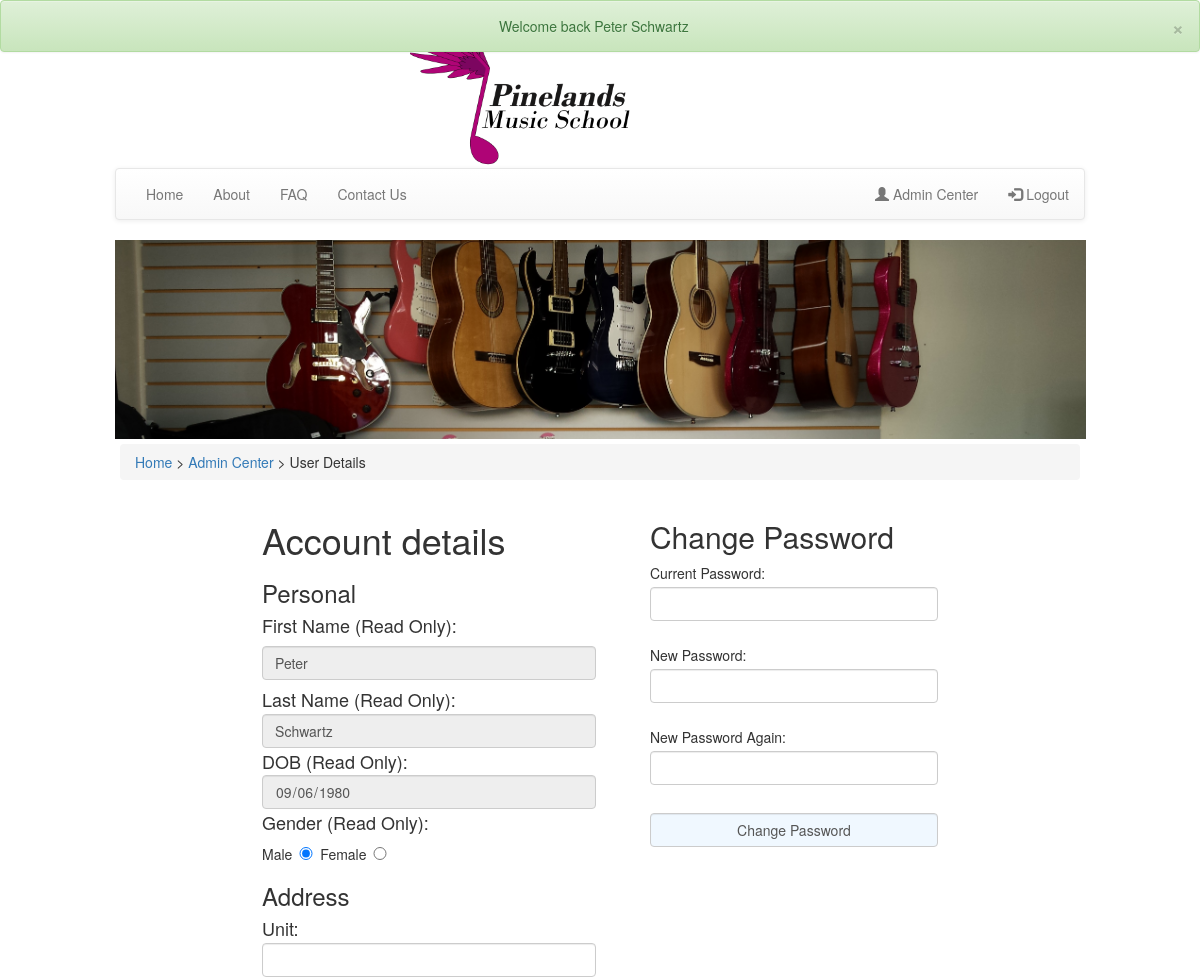
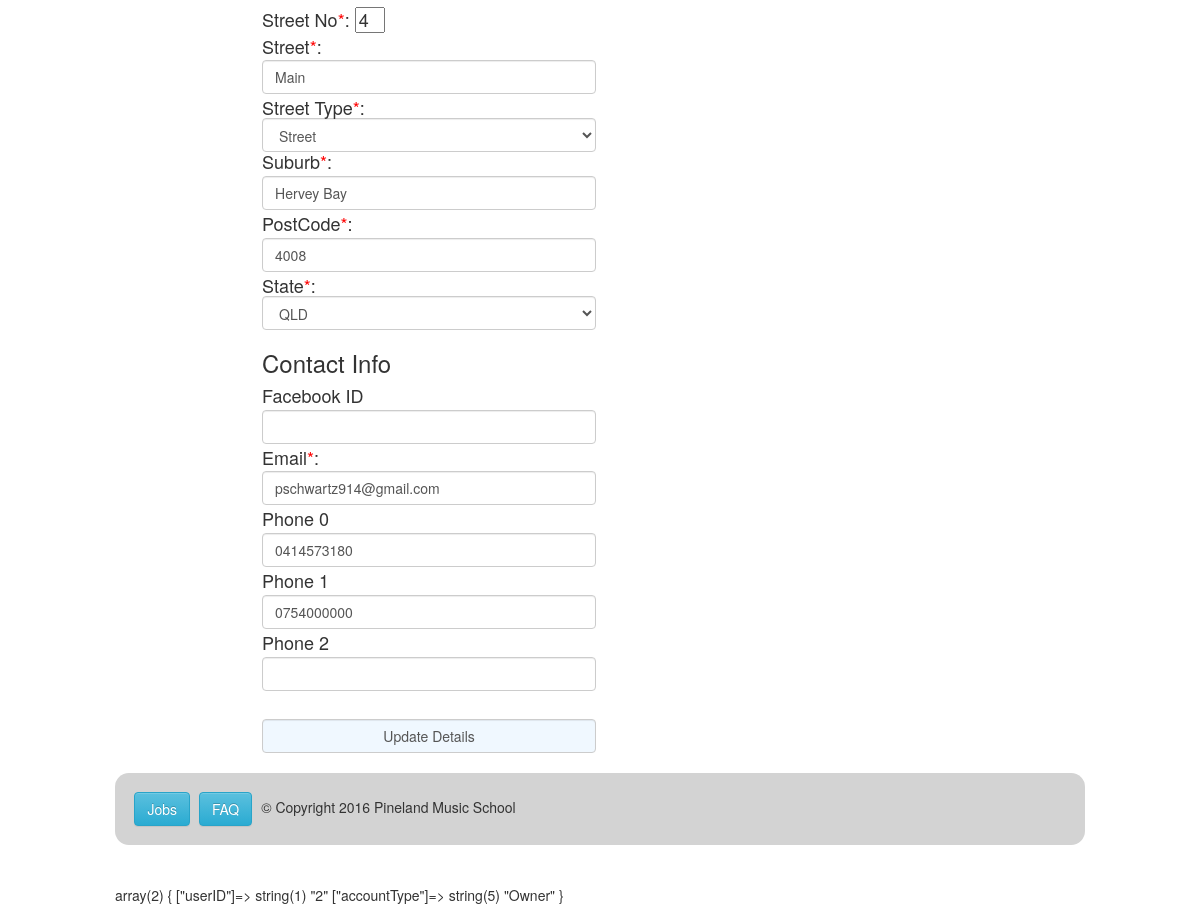
Screenshot of /pages/myaccount/myaccount.php (signed in) with the database file from the repository (2 pictures, top to bottom).
### tables this page shows
CREATE TABLE `useraddress` (
  `userID` int(11) NOT NULL,
  `addressID` int(11) NOT NULL
);

CREATE TABLE `users` (
  `UserID` int(11) NOT NULL,
  `firstName` varchar(40) NOT NULL,
  `lastName` varchar(40) NOT NULL,
  `DOB` date NOT NULL,
  `gender` enum('Male','Female') NOT NULL,
  `facebookId` varchar(80) DEFAULT NULL,
  `email` varchar(80) NOT NULL,
  `password` varchar(64) NOT NULL,
  `salt` varchar(32) NOT NULL,
  `accountType` enum('Guest','Student','Teacher','StudentAndTeacher','Admin','Owner') NOT NULL DEFAULT 'Guest',
  `comCode` varchar(64) DEFAULT NULL,
  `parentName` varchar(100) DEFAULT NULL,
  `parentEmail` varchar(100) DEFAULT NULL
);

CREATE TABLE `address` (
  `addressId` int(11) NOT NULL,
  `unitNumber` varchar(11) DEFAULT NULL,
  `streetNumber` varchar(10) NOT NULL,
  `streetName` varchar(40) NOT NULL,
  `streetType` enum('street','close','road','chase') NOT NULL,
  `suburb` varchar(40) NOT NULL,
  `postCode` varchar(10) NOT NULL,
  `state` enum('QLD','NSW','VIC','TAS','WA','SA','NT') NOT NULL
);

CREATE TABLE `phonenumbers` (
  `userID` int(11) NOT NULL,
  `phoneNumber` varchar(12) NOT NULL
);

### pages/myaccount/myaccount.php (the view, shortened to what this page needs)
<?php
include "../../inc/connect.php";
include "../../inc/header.php";
include "../../inc/nav.php";
$userID = $_SESSION['userID'];
$sql = "SELECT * FROM users LEFT JOIN useraddress ON users.UserID=useraddress.userID LEFT JOIN address ON useraddress.addressID=address.addressId WHERE users.userID='$userID' ";
$result = mysqli_query($con, $sql) or die(mysqli_error($con));
$row = mysqli_fetch_array($result);
?>
    <div class="content fieldSetCentered">
        <div class="breadcrumb">
            <span><a href="../home/index.php">Home</a> > <a href="../admin/admincenter.php">Admin Center</a> > User Details</span>
        </div>
        <fieldset class="accountDetails">
            <form method="post" action="../../inc/updateaccount.php">
                <h1>Account details</h1>
                <h3>Personal</h3><h4>
                First Name (Read Only): </h4>
                <input class="form-control" type="text" name="firstName" value="<?php echo $row['firstName']?>" readonly />
                <h4>Last Name (Read Only):
                <input class="form-control" type="text" name="lastName" value="<?php echo $row['lastName']?>" readonly />
                DOB (Read Only):
                <input class="form-control" type="date" value="<?php echo $row['DOB']?>" readonly />
                Gender (Read Only):
                <h5>Male
                <input type="radio" name="gender" class="inputStreet"<?php if($row['gender']=='Male' ) {echo "checked";}?> readonly/>
                Female
                <input type="radio" name="gender" class="inputStreet" <?php if($row['gender']=='Female' ){ echo "checked";}?> readonly />
                </h5>
                <h3>Address</h3><h4>
                Unit:
                <input class="form-control" type="text" name="unitNumber" class="inputStreet" value="<?php echo $row['unitNumber']?>" />
                Street No<span class="required">*</span>:
                <input type="text" name="streetNumber" value="<?php echo $row['streetNumber']?>" class="inputStreet" required />
                <br>
                Street<span class="required">*</span>:
                <input class="form-control" type="text" name="streetName" value="<?php echo $row['streetName']?>" required />
                Street Type<span class="required">*</span>:
                <select class="form-control" name="streetType" required>
                    <option value="Street" <?php if($row['streetType']== 'street'){ echo 'selected';} ?>>Street</option>
                </select>
                Suburb<span class="required">*</span>:
                <input class="form-control" type="text" name="suburb" value="<?php echo $row['suburb']?>" required />
                PostCode<span class="required">*</span>:
                <input class="form-control" type="text" name="postcode" value="<?php echo $row['postCode']?>" required />
                State<span class="required">*</span>:
                <select class="form-control" name="state" >
                    <option value="QLD" <?php if($row['state'] == 'QLD'){echo "selected"; } ?>>QLD</option>
                </select>
                <h3>Contact Info</h3><h4>
                Facebook ID
                <input class="form-control" type="text" name="facebookID" value="<?php echo $row['facebookId']?>" />
                Email<span class="required">*</span>:
                <input class="form-control" class="emailInput" type="email" name="email" value="<?php echo $row['email']?>" />
                <?php
                    $sqlPhone = "SELECT * FROM phonenumbers WHERE userID='$userID'";
                    $resultPhone = mysqli_query($con, $sqlPhone);
                       $n = 0;
                    while ($rowPhone = mysqli_fetch_array($resultPhone)) {
                        echo "  Phone " . $n . "";
                        echo "<input class='form-control' type='text' name='phone" . $n . "' value='" . $rowPhone['phoneNumber'] . "' />";
                        $n++;
                    }
                    ?>
                Phone <?php echo $n ?>
                <input class='form-control' type="text" value="" name="phone<?php echo $n?>" />
                <br><input class='form-control' type="submit" name="accountupdate" value="Update Details" />
            </form>
        </fieldset>
        <fieldset class="changePassword">
            <form method="post" action="inc/changepassword.php">
                <h2>Change Password</h2>
                Current Password:
                <br />
                <input class='form-control' type="password" name="oldPassword" required />
                <br />
                New Password:
                <br />
                <input class='form-control' type="password" name="newPassword" required />
                <br />
                New Password Again:
                <br />
                <input class='form-control' type="password" name="newPassword2" required  />
                <br />
                <input class='form-control' type="submit" name="changepassword" value="Change Password" />
            </form>
        </fieldset>
    </div>
<?php
include "../../inc/footer.php";
?>

### css/main.css (style rules this page uses)
* { box-sizing: border-box; }
body { font-size: 62.5%; margin: 0; padding: 0; }
input[type=button], input[type=submit], input[type=reset] { background-color: aliceblue; }
.content { display: inline-block; vertical-align: top; padding: 5px; width: 100%; }
input , select { min-width: 165px; }
.inputStreet { max-width: 30px; min-width: 20px; }
.required { color: red; }
.accountDetails { width: 100%; display:inline-block; text-align: left; }
.changePassword { width: 100%; display:inline-block; text-align: left; }
.changePassword input { margin: 4px 0; }
.accountDetails input, select { margin: 4px 0; }
.fieldSetCentered { text-align: center; }
.breadcrumb { text-align: left; }
@media screen and (min-width:700px) { .accountDetails { width: 40%; padding-right: 50px; margin: 0 auto; } }
@media screen and (min-width:700px) { .changePassword { width: 30%; vertical-align: top; } }

### rows the page displays
useraddress: firstName "Peter", lastName "Schwartz", userID.DOB "09/06/1980", streetNumber "4", streetName "Main", suburb "Hervey Bay", postcode "4008", email "pschwartz914@gmail.com"
users: gender "☑"
address: streetType "Street", state "QLD"
phonenumbers: phone0 "0414573180"
phonenumbers: phone1 "0754000000"

### other values shown
$_SESSION['success'] "Welcome back Peter Schwartz"
$n "2"
